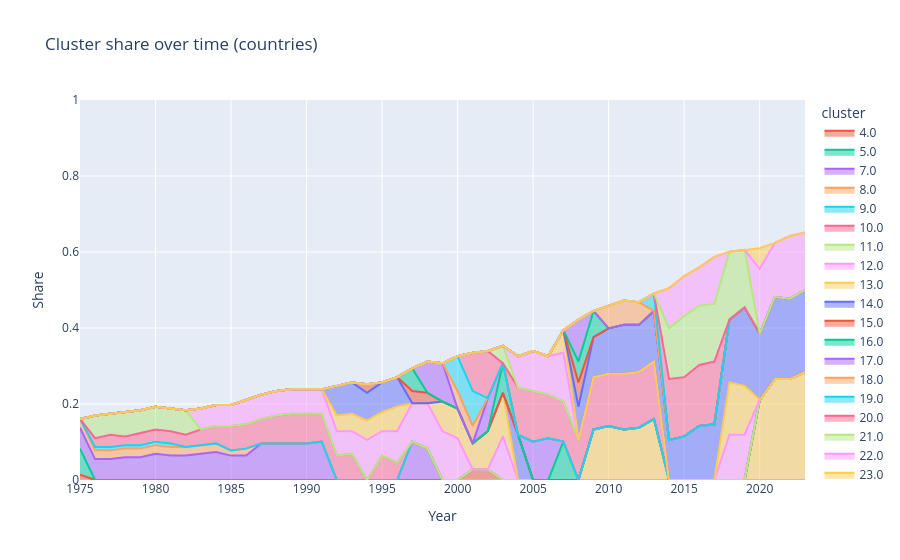

Notebook code for this chart:
### Code cell
import plotly.express as px

fig = px.area(
    df_stats_cluster.replace({0: np.nan}),
    x="year",
    y="countries_share",
    color="cluster",
    title="Cluster share over time (countries)"
)

fig.update_layout(
    yaxis_range=[0, 1],
    xaxis_title="Year",
    yaxis_title="Share"
)

fig.show()

### Figure 1 — Plotly figure (JSON) as saved in the notebook; plotly's stock layout.template omitted (floating-point values rounded to 4 significant figures)
{"data": [{"fillpattern": {"shape": ""}, "hovertemplate": "cluster=4.0<br>year=%{x}<br>countries_share=%{y}<extra></extra>", "legendgroup": "4.0", "line": {"color": "#EF553B"}, "marker": {"symbol": "circle"}, "mode": "lines", "name": "4.0", "orientation": "v", "showlegend": true, "stackgroup": "1", "type": "scatter", "x": [1975, 2001, 2002], "xaxis": "x", "y": [0.01376, 0.02752, 0.02752], "yaxis": "y"}, {"fillpattern": {"shape": ""}, "hovertemplate": "cluster=5.0<br>year=%{x}<br>countries_share=%{y}<extra></extra>", "legendgroup": "5.0", "line": {"color": "#00cc96"}, "marker": {"symbol": "circle"}, "mode": "lines", "name": "5.0", "orientation": "v", "showlegend": true, "stackgroup": "1", "type": "scatter", "x": [1975], "xaxis": "x", "y": [0.06881], "yaxis": "y"}, {"fillpattern": {"shape": ""}, "hovertemplate": "cluster=7.0<br>year=%{x}<br>countries_share=%{y}<extra></extra>", "legendgroup": "7.0", "line": {"color": "#ab63fa"}, "marker": {"symbol": "circle"}, "mode": "lines", "name": "7.0", "orientation": "v", "showlegend": true, "stackgroup": "1", "type": "scatter", "x": [1975, 1976, 1977, 1978, 1979, 1980, 1981, 1982, 1983, 1984, 1985, 1986, 1987, 1988, 1989, 1990, 1991, 1997, 1998], "xaxis": "x", "y": [0.05505, 0.05505, 0.05505, 0.05963, 0.05963, 0.06881, 0.06422, 0.06422, 0.06881, 0.07339, 0.06422, 0.06422, 0.09633, 0.09633, 0.09633, 0.09633, 0.1009, 0.1009, 0.08257], "yaxis": "y"}, {"fillpattern": {"shape": ""}, "hovertemplate": "cluster=8.0<br>year=%{x}<br>countries_share=%{y}<extra></extra>", "legendgroup": "8.0", "line": {"color": "#FFA15A"}, "marker": {"symbol": "circle"}, "mode": "lines", "name": "8.0", "orientation": "v", "showlegend": true, "stackgroup": "1", "type": "scatter", "x": [1975, 1976, 1977, 1978, 1979, 1980, 1981, 1982, 1983, 1984, 1985, 1986], "xaxis": "x", "y": [0.02294, 0.02294, 0.02294, 0.02294, 0.02294, 0.02294, 0.02294, 0.02294, 0.02294, 0.02294, 0.01376, 0.01835], "yaxis": "y"}, {"fillpattern": {"shape": ""}, "hovertemplate": "cluster=9.0<br>year=%{x}<br>countries_share=%{y}<extra></extra>", "legendgroup": "9.0", "line": {"color": "#19d3f3"}, "marker": {"symbol": "circle"}, "mode": "lines", "name": "9.0", "orientation": "v", "showlegend": true, "stackgroup": "1", "type": "scatter", "x": [1976, 1977, 1978, 1979, 1980, 1981], "xaxis": "x", "y": [0.009174, 0.009174, 0.009174, 0.009174, 0.009174, 0.009174], "yaxis": "y"}, {"fillpattern": {"shape": ""}, "hovertemplate": "cluster=10.0<br>year=%{x}<br>countries_share=%{y}<extra></extra>", "legendgroup": "10.0", "line": {"color": "#FF6692"}, "marker": {"symbol": "circle"}, "mode": "lines", "name": "10.0", "orientation": "v", "showlegend": true, "stackgroup": "1", "type": "scatter", "x": [1976, 1977, 1978, 1979, 1980, 1981, 1982, 1983, 1984, 1985, 1986, 1987, 1988, 1989, 1990, 1991, 1992, 1993, 1995, 1996], "xaxis": "x", "y": [0.02294, 0.03211, 0.02294, 0.03211, 0.03211, 0.03211, 0.03211, 0.04128, 0.04587, 0.06422, 0.06422, 0.06422, 0.07339, 0.07798, 0.07798, 0.07339, 0.06422, 0.06881, 0.06422, 0.04587], "yaxis": "y"}, {"fillpattern": {"shape": ""}, "hovertemplate": "cluster=11.0<br>year=%{x}<br>countries_share=%{y}<extra></extra>", "legendgroup": "11.0", "line": {"color": "#B6E880"}, "marker": {"symbol": "circle"}, "mode": "lines", "name": "11.0", "orientation": "v", "showlegend": true, "stackgroup": "1", "type": "scatter", "x": [1976, 1977, 1978, 1979, 1980, 1981, 1982], "xaxis": "x", "y": [0.05963, 0.05505, 0.06422, 0.05963, 0.05963, 0.05963, 0.06422], "yaxis": "y"}, {"fillpattern": {"shape": ""}, "hovertemplate": "cluster=12.0<br>year=%{x}<br>countries_share=%{y}<extra></extra>", "legendgroup": "12.0", "line": {"color": "#FF97FF"}, "marker": {"symbol": "circle"}, "mode": "lines", "name": "12.0", "orientation": "v", "showlegend": true, "stackgroup": "1", "type": "scatter", "x": [1983, 1984, 1985, 1986, 1987, 1988, 1989, 1990, 1991, 1992, 1993, 1994, 1995, 1996, 1997, 1998, 1999, 2000, 2003], "xaxis": "x", "y": [0.05505, 0.05505, 0.05505, 0.06422, 0.06422, 0.06422, 0.06422, 0.06422, 0.06422, 0.06422, 0.05963, 0.1055, 0.06422, 0.08257, 0.1009, 0.1193, 0.1284, 0.1101, 0.1147], "yaxis": "y"}, {"fillpattern": {"shape": ""}, "hovertemplate": "cluster=13.0<br>year=%{x}<br>countries_share=%{y}<extra></extra>", "legendgroup": "13.0", "line": {"color": "#FECB52"}, "marker": {"symbol": "circle"}, "mode": "lines", "name": "13.0", "orientation": "v", "showlegend": true, "stackgroup": "1", "type": "scatter", "x": [1992, 1993, 1994, 1995, 1996, 1999, 2000, 2001, 2002, 2003, 2009, 2010, 2011, 2012, 2013, 2020, 2021, 2022, 2023], "xaxis": "x", "y": [0.04128, 0.04587, 0.05046, 0.05046, 0.06422, 0.07798, 0.07798, 0.06881, 0.1009, 0.1147, 0.133, 0.1422, 0.133, 0.1376, 0.1606, 0.211, 0.2661, 0.2661, 0.2844], "yaxis": "y"}, {"fillpattern": {"shape": ""}, "hovertemplate": "cluster=14.0<br>year=%{x}<br>countries_share=%{y}<extra></extra>", "legendgroup": "14.0", "line": {"color": "#636efa"}, "marker": {"symbol": "circle"}, "mode": "lines", "name": "14.0", "orientation": "v", "showlegend": true, "stackgroup": "1", "type": "scatter", "x": [1992, 1993, 1994, 1995, 1996, 2004], "xaxis": "x", "y": [0.07798, 0.08257, 0.07339, 0.07798, 0.07798, 0.1193], "yaxis": "y"}, {"fillpattern": {"shape": ""}, "hovertemplate": "cluster=15.0<br>year=%{x}<br>countries_share=%{y}<extra></extra>", "legendgroup": "15.0", "line": {"color": "#EF553B"}, "marker": {"symbol": "circle"}, "mode": "lines", "name": "15.0", "orientation": "v", "showlegend": true, "stackgroup": "1", "type": "scatter", "x": [1994, 1997, 1998], "xaxis": "x", "y": [0.02294, 0.03211, 0.02752], "yaxis": "y"}, {"fillpattern": {"shape": ""}, "hovertemplate": "cluster=16.0<br>year=%{x}<br>countries_share=%{y}<extra></extra>", "legendgroup": "16.0", "line": {"color": "#00cc96"}, "marker": {"symbol": "circle"}, "mode": "lines", "name": "16.0", "orientation": "v", "showlegend": true, "stackgroup": "1", "type": "scatter", "x": [1997, 2003, 2007], "xaxis": "x", "y": [0.05963, 0.07798, 0.1009], "yaxis": "y"}, {"fillpattern": {"shape": ""}, "hovertemplate": "cluster=17.0<br>year=%{x}<br>countries_share=%{y}<extra></extra>", "legendgroup": "17.0", "line": {"color": "#ab63fa"}, "marker": {"symbol": "circle"}, "mode": "lines", "name": "17.0", "orientation": "v", "showlegend": true, "stackgroup": "1", "type": "scatter", "x": [1998, 1999, 2002, 2005, 2006], "xaxis": "x", "y": [0.08257, 0.1009, 0.08716, 0.1009, 0.1101], "yaxis": "y"}, {"fillpattern": {"shape": ""}, "hovertemplate": "cluster=18.0<br>year=%{x}<br>countries_share=%{y}<extra></extra>", "legendgroup": "18.0", "line": {"color": "#FFA15A"}, "marker": {"symbol": "circle"}, "mode": "lines", "name": "18.0", "orientation": "v", "showlegend": true, "stackgroup": "1", "type": "scatter", "x": [2000, 2001], "xaxis": "x", "y": [0.04587, 0.04587], "yaxis": "y"}, {"fillpattern": {"shape": ""}, "hovertemplate": "cluster=19.0<br>year=%{x}<br>countries_share=%{y}<extra></extra>", "legendgroup": "19.0", "line": {"color": "#19d3f3"}, "marker": {"symbol": "circle"}, "mode": "lines", "name": "19.0", "orientation": "v", "showlegend": true, "stackgroup": "1", "type": "scatter", "x": [2000, 2001], "xaxis": "x", "y": [0.09174, 0.09174], "yaxis": "y"}, {"fillpattern": {"shape": ""}, "hovertemplate": "cluster=20.0<br>year=%{x}<br>countries_share=%{y}<extra></extra>", "legendgroup": "20.0", "line": {"color": "#FF6692"}, "marker": {"symbol": "circle"}, "mode": "lines", "name": "20.0", "orientation": "v", "showlegend": true, "stackgroup": "1", "type": "scatter", "x": [2001, 2002, 2004, 2005, 2006, 2007, 2008, 2009, 2010, 2011, 2012, 2013], "xaxis": "x", "y": [0.1009, 0.1239, 0.1239, 0.133, 0.1147, 0.1055, 0.1055, 0.1376, 0.1376, 0.1468, 0.1468, 0.1514], "yaxis": "y"}, {"fillpattern": {"shape": ""}, "hovertemplate": "cluster=21.0<br>year=%{x}<br>countries_share=%{y}<extra></extra>", "legendgroup": "21.0", "line": {"color": "#B6E880"}, "marker": {"symbol": "circle"}, "mode": "lines", "name": "21.0", "orientation": "v", "showlegend": true, "stackgroup": "1", "type": "scatter", "x": [2003], "xaxis": "x", "y": [0.04587], "yaxis": "y"}, {"fillpattern": {"shape": ""}, "hovertemplate": "cluster=22.0<br>year=%{x}<br>countries_share=%{y}<extra></extra>", "legendgroup": "22.0", "line": {"color": "#FF97FF"}, "marker": {"symbol": "circle"}, "mode": "lines", "name": "22.0", "orientation": "v", "showlegend": true, "stackgroup": "1", "type": "scatter", "x": [2004, 2005, 2006, 2007, 2018, 2019], "xaxis": "x", "y": [0.08257, 0.1055, 0.1009, 0.1284, 0.1193, 0.1193], "yaxis": "y"}, {"fillpattern": {"shape": ""}, "hovertemplate": "cluster=23.0<br>year=%{x}<br>countries_share=%{y}<extra></extra>", "legendgroup": "23.0", "line": {"color": "#FECB52"}, "marker": {"symbol": "circle"}, "mode": "lines", "name": "23.0", "orientation": "v", "showlegend": true, "stackgroup": "1", "type": "scatter", "x": [2007, 2018, 2019], "xaxis": "x", "y": [0.05963, 0.1376, 0.1284], "yaxis": "y"}, {"fillpattern": {"shape": ""}, "hovertemplate": "cluster=24.0<br>year=%{x}<br>countries_share=%{y}<extra></extra>", "legendgroup": "24.0", "line": {"color": "#636efa"}, "marker": {"symbol": "circle"}, "mode": "lines", "name": "24.0", "orientation": "v", "showlegend": true, "stackgroup": "1", "type": "scatter", "x": [2008, 2009, 2010, 2011, 2012, 2013, 2014, 2015, 2016, 2017, 2018, 2019, 2020, 2021, 2022, 2023], "xaxis": "x", "y": [0.08716, 0.1055, 0.1193, 0.1284, 0.1239, 0.133, 0.1055, 0.1147, 0.1422, 0.1468, 0.1651, 0.2064, 0.1743, 0.2156, 0.211, 0.2156], "yaxis": "y"}, {"fillpattern": {"shape": ""}, "hovertemplate": "cluster=25.0<br>year=%{x}<br>countries_share=%{y}<extra></extra>", "legendgroup": "25.0", "line": {"color": "#EF553B"}, "marker": {"symbol": "circle"}, "mode": "lines", "name": "25.0", "orientation": "v", "showlegend": true, "stackgroup": "1", "type": "scatter", "x": [2008], "xaxis": "x", "y": [0.06422], "yaxis": "y"}, {"fillpattern": {"shape": ""}, "hovertemplate": "cluster=26.0<br>year=%{x}<br>countries_share=%{y}<extra></extra>", "legendgroup": "26.0", "line": {"color": "#00cc96"}, "marker": {"symbol": "circle"}, "mode": "lines", "name": "26.0", "orientation": "v", "showlegend": true, "stackgroup": "1", "type": "scatter", "x": [2008, 2009], "xaxis": "x", "y": [0.05505, 0.06881], "yaxis": "y"}, {"fillpattern": {"shape": ""}, "hovertemplate": "cluster=27.0<br>year=%{x}<br>countries_share=%{y}<extra></extra>", "legendgroup": "27.0", "line": {"color": "#ab63fa"}, "marker": {"symbol": "circle"}, "mode": "lines", "name": "27.0", "orientation": "v", "showlegend": true, "stackgroup": "1", "type": "scatter", "x": [2008], "xaxis": "x", "y": [0.1101], "yaxis": "y"}, {"fillpattern": {"shape": ""}, "hovertemplate": "cluster=28.0<br>year=%{x}<br>countries_share=%{y}<extra></extra>", "legendgroup": "28.0", "line": {"color": "#FFA15A"}, "marker": {"symbol": "circle"}, "mode": "lines", "name": "28.0", "orientation": "v", "showlegend": true, "stackgroup": "1", "type": "scatter", "x": [2010, 2011, 2012], "xaxis": "x", "y": [0.05963, 0.06422, 0.05963], "yaxis": "y"}, {"fillpattern": {"shape": ""}, "hovertemplate": "cluster=29.0<br>year=%{x}<br>countries_share=%{y}<extra></extra>", "legendgroup": "29.0", "line": {"color": "#19d3f3"}, "marker": {"symbol": "circle"}, "mode": "lines", "name": "29.0", "orientation": "v", "showlegend": true, "stackgroup": "1", "type": "scatter", "x": [2013], "xaxis": "x", "y": [0.04587], "yaxis": "y"}, {"fillpattern": {"shape": ""}, "hovertemplate": "cluster=30.0<br>year=%{x}<br>countries_share=%{y}<extra></extra>", "legendgroup": "30.0", "line": {"color": "#FF6692"}, "marker": {"symbol": "circle"}, "mode": "lines", "name": "30.0", "orientation": "v", "showlegend": true, "stackgroup": "1", "type": "scatter", "x": [2014, 2015, 2016, 2017], "xaxis": "x", "y": [0.1606, 0.156, 0.1606, 0.1651], "yaxis": "y"}, {"fillpattern": {"shape": ""}, "hovertemplate": "cluster=31.0<br>year=%{x}<br>countries_share=%{y}<extra></extra>", "legendgroup": "31.0", "line": {"color": "#B6E880"}, "marker": {"symbol": "circle"}, "mode": "lines", "name": "31.0", "orientation": "v", "showlegend": true, "stackgroup": "1", "type": "scatter", "x": [2014, 2015, 2016, 2017, 2018, 2019], "xaxis": "x", "y": [0.133, 0.1606, 0.156, 0.1514, 0.1789, 0.1514], "yaxis": "y"}, {"fillpattern": {"shape": ""}, "hovertemplate": "cluster=32.0<br>year=%{x}<br>countries_share=%{y}<extra></extra>", "legendgroup": "32.0", "line": {"color": "#FF97FF"}, "marker": {"symbol": "circle"}, "mode": "lines", "name": "32.0", "orientation": "v", "showlegend": true, "stackgroup": "1", "type": "scatter", "x": [2014, 2015, 2016, 2017, 2020, 2021, 2022, 2023], "xaxis": "x", "y": [0.1055, 0.1055, 0.1009, 0.1239, 0.1697, 0.1422, 0.1651, 0.1514], "yaxis": "y"}, {"fillpattern": {"shape": ""}, "hovertemplate": "cluster=33.0<br>year=%{x}<br>countries_share=%{y}<extra></extra>", "legendgroup": "33.0", "line": {"color": "#FECB52"}, "marker": {"symbol": "circle"}, "mode": "lines", "name": "33.0", "orientation": "v", "showlegend": true, "stackgroup": "1", "type": "scatter", "x": [2020], "xaxis": "x", "y": [0.05505], "yaxis": "y"}], "layout": {"legend": {"title": {"text": "cluster"}, "tracegroupgap": 0}, "title": {"text": "Cluster share over time (countries)"}, "xaxis": {"anchor": "y", "domain": [0, 1], "title": {"text": "Year"}}, "yaxis": {"anchor": "x", "domain": [0, 1], "range": [0, 1], "title": {"text": "Share"}}}}
